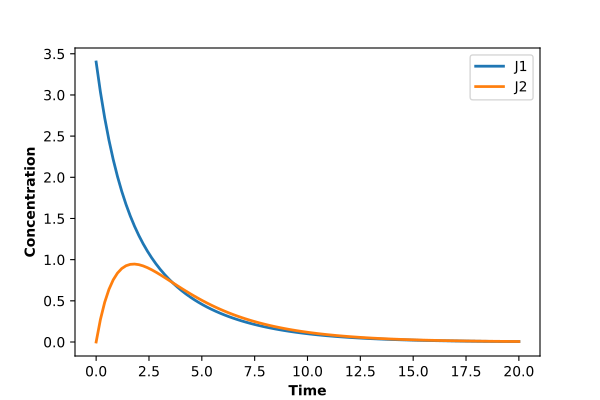

Here is the Python script that generated this plot:
import tellurium as te

r = te.loada("""
  J1: S1 -> S2; k1*S1 - k2*S2
  J2: S2 -> S3; k3*S2 - k4*S3

  k1 = 0.34; k2 = 0.23
  k3 = 0.45; k4 = 0.23
  S1 = 10
""")

r.simulate (0, 20, 100, ['time', 'J1', 'J2'])
r.plot(xtitle='Time', ytitle='Concentration')
